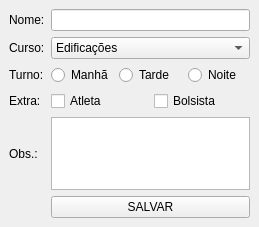
<?xml version="1.0" encoding="UTF-8"?>
<ui version="4.0">
 <class>CadAluno</class>
 <widget class="QMainWindow" name="CadAluno">
  <property name="geometry">
   <rect>
    <x>0</x>
    <y>0</y>
    <width>259</width>
    <height>227</height>
   </rect>
  </property>
  <property name="windowTitle">
   <string>Cadastro de Aluno</string>
  </property>
  <widget class="QWidget" name="centralwidget">
   <layout class="QGridLayout" name="gridLayout">
    <item row="0" column="0">
     <widget class="QLabel" name="label_nome">
      <property name="text">
       <string>Nome:</string>
      </property>
     </widget>
    </item>
    <item row="0" column="1">
     <widget class="QLineEdit" name="line_nome"/>
    </item>
    <item row="1" column="0">
     <widget class="QLabel" name="label_curso">
      <property name="text">
       <string>Curso:</string>
      </property>
     </widget>
    </item>
    <item row="1" column="1">
     <widget class="QComboBox" name="combo_curso">
      <item>
       <property name="text">
        <string>Edificações</string>
       </property>
      </item>
      <item>
       <property name="text">
        <string>Eletrotécnica</string>
       </property>
      </item>
      <item>
       <property name="text">
        <string>Informática</string>
       </property>
      </item>
      <item>
       <property name="text">
        <string>Mecânica</string>
       </property>
      </item>
     </widget>
    </item>
    <item row="2" column="0">
     <widget class="QLabel" name="label_turno">
      <property name="text">
       <string>Turno:</string>
      </property>
     </widget>
    </item>
    <item row="2" column="1">
     <layout class="QHBoxLayout" name="horizontalLayout_turno">
      <item>
       <widget class="QRadioButton" name="radio_manha">
        <property name="text">
         <string>Manhã</string>
        </property>
       </widget>
      </item>
      <item>
       <widget class="QRadioButton" name="radio_tarde">
        <property name="text">
         <string>Tarde</string>
        </property>
       </widget>
      </item>
      <item>
       <widget class="QRadioButton" name="radio_noite">
        <property name="text">
         <string>Noite</string>
        </property>
       </widget>
      </item>
     </layout>
    </item>
    <item row="3" column="0">
     <widget class="QLabel" name="label_extra">
      <property name="text">
       <string>Extra:</string>
      </property>
     </widget>
    </item>
    <item row="3" column="1">
     <layout class="QHBoxLayout" name="horizontalLayout_extra">
      <item>
       <widget class="QCheckBox" name="check_atleta">
        <property name="text">
         <string>Atleta</string>
        </property>
       </widget>
      </item>
      <item>
       <widget class="QCheckBox" name="check_bolsista">
        <property name="text">
         <string>Bolsista</string>
        </property>
       </widget>
      </item>
     </layout>
    </item>
    <item row="4" column="0">
     <widget class="QLabel" name="label_obs">
      <property name="text">
       <string>Obs.:</string>
      </property>
     </widget>
    </item>
    <item row="4" column="1">
     <widget class="QPlainTextEdit" name="text_obs"/>
    </item>
    <item row="5" column="1">
     <widget class="QPushButton" name="botao_salvar">
      <property name="text">
       <string>SALVAR</string>
      </property>
     </widget>
    </item>
   </layout>
  </widget>
 </widget>
 <resources/>
 <connections/>
</ui>
